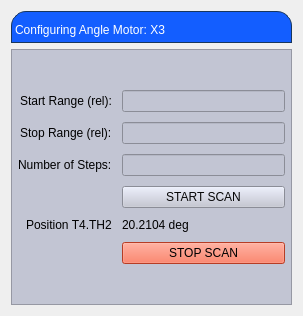
<?xml version="1.0" encoding="UTF-8"?>
<ui version="4.0">
 <class>Form</class>
 <widget class="QWidget" name="Form">
  <property name="geometry">
   <rect>
    <x>0</x>
    <y>0</y>
    <width>303</width>
    <height>316</height>
   </rect>
  </property>
  <property name="windowTitle">
   <string>Form</string>
  </property>
  <layout class="QVBoxLayout" name="verticalLayout_2">
   <item>
    <layout class="QVBoxLayout" name="verticalLayout">
     <item>
      <widget class="QLabel" name="label">
       <property name="styleSheet">
        <string notr="true">
background-color: rgb(19, 94, 255);
qproperty-alignment: AlignCenter;
border: 1px solid #FF17365D;
border-top-left-radius: 15px;
border-top-right-radius: 15px;
padding: 5 px 0 px;
color: rgb(255,255,255);
max-height: 25 px;
font-size: 14 px;
</string>
       </property>
       <property name="text">
        <string>Configuring Angle Motor: X3</string>
       </property>
      </widget>
     </item>
     <item>
      <widget class="QFrame" name="frame">
       <property name="styleSheet">
        <string notr="true">background-color: rgb(194, 197, 211);</string>
       </property>
       <property name="frameShape">
        <enum>QFrame::StyledPanel</enum>
       </property>
       <property name="frameShadow">
        <enum>QFrame::Raised</enum>
       </property>
       <layout class="QVBoxLayout" name="verticalLayout_3" stretch="0">
        <property name="leftMargin">
         <number>0</number>
        </property>
        <property name="topMargin">
         <number>0</number>
        </property>
        <property name="rightMargin">
         <number>0</number>
        </property>
        <property name="bottomMargin">
         <number>0</number>
        </property>
        <item>
         <layout class="QFormLayout" name="formLayout">
          <property name="labelAlignment">
           <set>Qt::AlignRight|Qt::AlignTrailing|Qt::AlignVCenter</set>
          </property>
          <property name="formAlignment">
           <set>Qt::AlignLeading|Qt::AlignLeft|Qt::AlignVCenter</set>
          </property>
          <property name="horizontalSpacing">
           <number>10</number>
          </property>
          <property name="verticalSpacing">
           <number>10</number>
          </property>
          <property name="leftMargin">
           <number>6</number>
          </property>
          <property name="topMargin">
           <number>6</number>
          </property>
          <property name="rightMargin">
           <number>6</number>
          </property>
          <property name="bottomMargin">
           <number>6</number>
          </property>
          <item row="1" column="0">
           <widget class="QLabel" name="label_2">
            <property name="text">
             <string>Start Range (rel):</string>
            </property>
           </widget>
          </item>
          <item row="1" column="1">
           <widget class="PyDMLineEdit" name="startLineEdit">
            <property name="toolTip">
             <string/>
            </property>
            <property name="precision" stdset="0">
             <number>0</number>
            </property>
            <property name="showUnits" stdset="0">
             <bool>false</bool>
            </property>
            <property name="precisionFromPV" stdset="0">
             <bool>true</bool>
            </property>
            <property name="alarmSensitiveContent" stdset="0">
             <bool>false</bool>
            </property>
            <property name="alarmSensitiveBorder" stdset="0">
             <bool>true</bool>
            </property>
            <property name="PyDMToolTip" stdset="0">
             <string/>
            </property>
            <property name="monitorDisp" stdset="0">
             <bool>false</bool>
            </property>
            <property name="channel" stdset="0">
             <string/>
            </property>
            <property name="displayFormat" stdset="0">
             <enum>PyDMLineEdit::String</enum>
            </property>
           </widget>
          </item>
          <item row="2" column="0">
           <widget class="QLabel" name="label_3">
            <property name="text">
             <string>Stop Range (rel):</string>
            </property>
           </widget>
          </item>
          <item row="2" column="1">
           <widget class="PyDMLineEdit" name="stopLineEdit">
            <property name="toolTip">
             <string/>
            </property>
            <property name="styleSheet">
             <string notr="true">color: rgb(36, 36, 36);</string>
            </property>
            <property name="precision" stdset="0">
             <number>0</number>
            </property>
            <property name="showUnits" stdset="0">
             <bool>false</bool>
            </property>
            <property name="precisionFromPV" stdset="0">
             <bool>true</bool>
            </property>
            <property name="alarmSensitiveContent" stdset="0">
             <bool>false</bool>
            </property>
            <property name="alarmSensitiveBorder" stdset="0">
             <bool>true</bool>
            </property>
            <property name="PyDMToolTip" stdset="0">
             <string/>
            </property>
            <property name="monitorDisp" stdset="0">
             <bool>false</bool>
            </property>
            <property name="channel" stdset="0">
             <string/>
            </property>
           </widget>
          </item>
          <item row="3" column="0">
           <widget class="QLabel" name="label_4">
            <property name="text">
             <string>Number of Steps:</string>
            </property>
           </widget>
          </item>
          <item row="3" column="1">
           <widget class="PyDMLineEdit" name="stepLineEdit">
            <property name="toolTip">
             <string/>
            </property>
            <property name="styleSheet">
             <string notr="true">color: rgb(15, 15, 15);</string>
            </property>
            <property name="precision" stdset="0">
             <number>0</number>
            </property>
            <property name="showUnits" stdset="0">
             <bool>true</bool>
            </property>
            <property name="precisionFromPV" stdset="0">
             <bool>true</bool>
            </property>
            <property name="alarmSensitiveContent" stdset="0">
             <bool>false</bool>
            </property>
            <property name="alarmSensitiveBorder" stdset="0">
             <bool>true</bool>
            </property>
            <property name="PyDMToolTip" stdset="0">
             <string/>
            </property>
            <property name="monitorDisp" stdset="0">
             <bool>false</bool>
            </property>
            <property name="channel" stdset="0">
             <string/>
            </property>
           </widget>
          </item>
          <item row="4" column="0">
           <widget class="PyDMByteIndicator" name="PyDMByteIndicator">
            <property name="toolTip">
             <string/>
            </property>
            <property name="alarmSensitiveContent" stdset="0">
             <bool>false</bool>
            </property>
            <property name="alarmSensitiveBorder" stdset="0">
             <bool>true</bool>
            </property>
            <property name="PyDMToolTip" stdset="0">
             <string/>
            </property>
            <property name="channel" stdset="0">
             <string>CA://XCS:SND:T4:TH2.MOVN</string>
            </property>
            <property name="showLabels" stdset="0">
             <bool>true</bool>
            </property>
            <property name="bigEndian" stdset="0">
             <bool>false</bool>
            </property>
            <property name="circles" stdset="0">
             <bool>true</bool>
            </property>
            <property name="labelPosition" stdset="0">
             <enum>QTabWidget::South</enum>
            </property>
            <property name="numBits" stdset="0">
             <number>1</number>
            </property>
            <property name="shift" stdset="0">
             <number>0</number>
            </property>
            <property name="labels" stdset="0">
             <stringlist>
              <string></string>
             </stringlist>
            </property>
           </widget>
          </item>
          <item row="4" column="1">
           <widget class="PyDMPushButton" name="startButton">
            <property name="toolTip">
             <string/>
            </property>
            <property name="styleSheet">
             <string notr="true">color: rgb(7, 7, 7);</string>
            </property>
            <property name="text">
             <string>START SCAN</string>
            </property>
            <property name="monitorDisp" stdset="0">
             <bool>false</bool>
            </property>
            <property name="channel" stdset="0">
             <string/>
            </property>
           </widget>
          </item>
          <item row="5" column="0">
           <widget class="PyDMLabel" name="PyDMLabel">
            <property name="toolTip">
             <string/>
            </property>
            <property name="lineWidth">
             <number>3</number>
            </property>
            <property name="text">
             <string>Position T4.TH2</string>
            </property>
           </widget>
          </item>
          <item row="5" column="1">
           <widget class="PyDMLabel" name="PyDMLabel_2">
            <property name="toolTip">
             <string/>
            </property>
            <property name="text">
             <string>20.2104 deg</string>
            </property>
            <property name="precision" stdset="0">
             <number>4</number>
            </property>
            <property name="showUnits" stdset="0">
             <bool>true</bool>
            </property>
            <property name="precisionFromPV" stdset="0">
             <bool>false</bool>
            </property>
            <property name="alarmSensitiveContent" stdset="0">
             <bool>false</bool>
            </property>
            <property name="alarmSensitiveBorder" stdset="0">
             <bool>true</bool>
            </property>
            <property name="PyDMToolTip" stdset="0">
             <string/>
            </property>
            <property name="channel" stdset="0">
             <string>CA://XCS:SND:T4:TH2.RBV</string>
            </property>
            <property name="enableRichText" stdset="0">
             <bool>false</bool>
            </property>
           </widget>
          </item>
          <item row="6" column="1">
           <widget class="PyDMPushButton" name="stopButton">
            <property name="toolTip">
             <string/>
            </property>
            <property name="styleSheet">
             <string notr="true">background-color: rgb(255, 86, 52);
color: rgb(0, 0, 0);</string>
            </property>
            <property name="text">
             <string>STOP SCAN</string>
            </property>
            <property name="default">
             <bool>false</bool>
            </property>
            <property name="channel" stdset="0">
             <string/>
            </property>
            <property name="pressValue" stdset="0">
             <string>1</string>
            </property>
           </widget>
          </item>
         </layout>
        </item>
       </layout>
      </widget>
     </item>
    </layout>
   </item>
  </layout>
 </widget>
 <customwidgets>
  <customwidget>
   <class>PyDMLabel</class>
   <extends>QLabel</extends>
   <header>pydm.widgets.label</header>
  </customwidget>
  <customwidget>
   <class>PyDMByteIndicator</class>
   <extends>QWidget</extends>
   <header>pydm.widgets.byte</header>
  </customwidget>
  <customwidget>
   <class>PyDMLineEdit</class>
   <extends>QLineEdit</extends>
   <header>pydm.widgets.line_edit</header>
  </customwidget>
  <customwidget>
   <class>PyDMPushButton</class>
   <extends>QPushButton</extends>
   <header>pydm.widgets.pushbutton</header>
  </customwidget>
 </customwidgets>
 <resources/>
 <connections/>
</ui>
